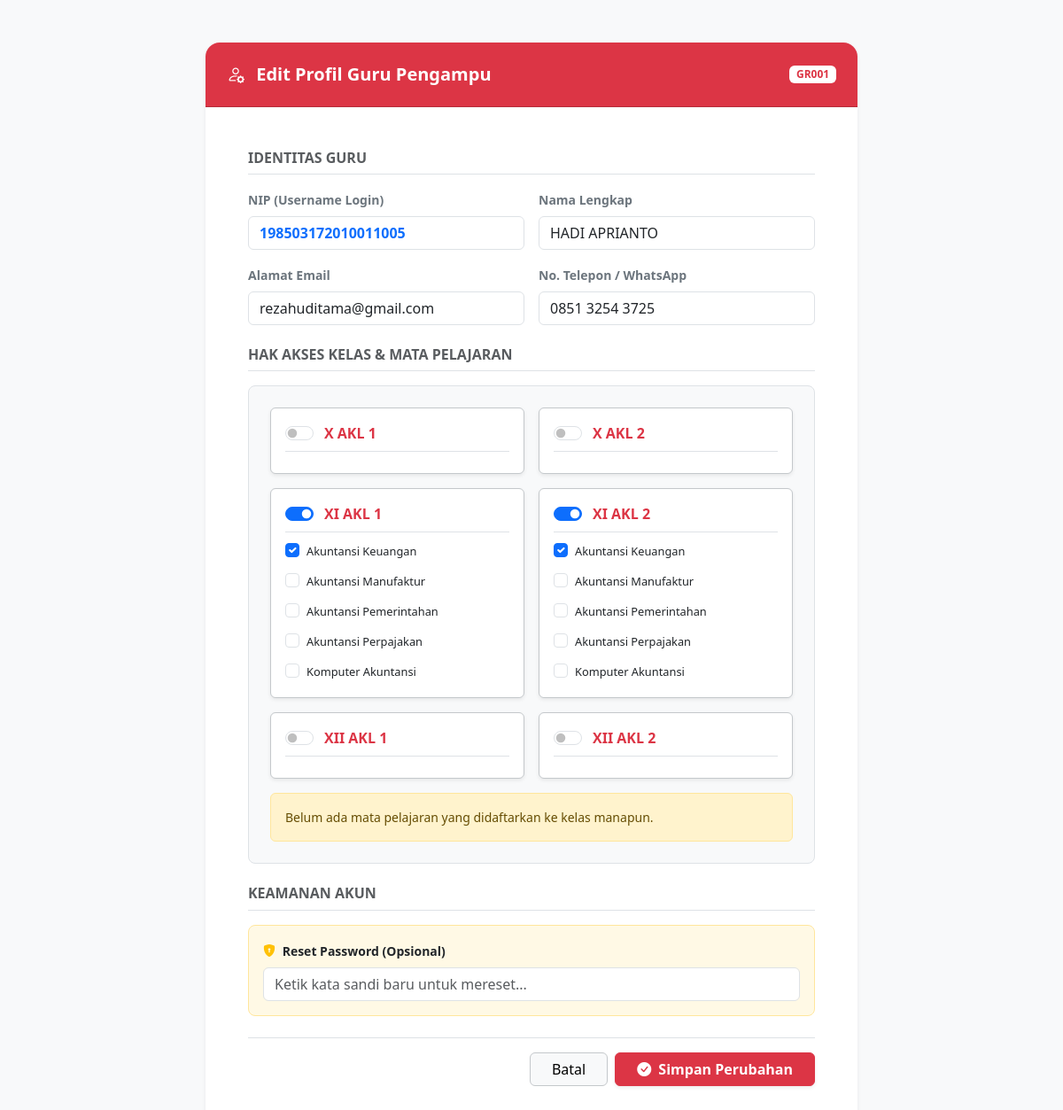
Screenshot of /admin/editGuru.php?id=GR001 (signed in) with the database file from the repository.
### tables this page shows
CREATE TABLE `guru` (
  `IDGuru` char(5) NOT NULL,
  `IDUser` char(5) DEFAULT NULL,
  `NamaGuru` varchar(60) NOT NULL,
  `NIP_NUPTK` char(18) DEFAULT NULL,
  `Email` varchar(100) DEFAULT NULL,
  `NoTelp` varchar(20) DEFAULT NULL,
  `MataPelajaran` text
);

### admin/editGuru.php (the view, shortened to what this page needs)
<?php
require '../login/koneksi.php';
$id_guru = mysqli_real_escape_string($koneksi, $_GET['id']);
$query = mysqli_query($koneksi, "SELECT g.*, u.Username FROM guru g JOIN users u ON g.IDUser = u.IDUser WHERE g.IDGuru = '$id_guru'");
$data = mysqli_fetch_assoc($query);
$mapel_guru_terpilih = json_decode($data['MataPelajaran'], true);
?>
<!DOCTYPE html>
<html lang="id">
<head>
    <link href="https://cdn.jsdelivr.net/npm/bootstrap@5.3.0/dist/css/bootstrap.min.css" rel="stylesheet">
    <link rel="stylesheet" href="https://cdn.jsdelivr.net/npm/bootstrap-icons@1.10.5/font/bootstrap-icons.css">
</head>
<body class="bg-light py-5">
    <div class="container">
        <div class="row justify-content-center">
            <div class="col-lg-8">
                <div class="card border-0 shadow-sm rounded-4 overflow-hidden">
                    <div class="card-header bg-danger text-white p-4 d-flex justify-content-between align-items-center">
                        <h5 class="card-title mb-0 fw-bold"><i class="bi bi-person-gear me-2"></i> Edit Profil Guru Pengampu</h5>
                        <span class="badge bg-white text-danger"><?= htmlspecialchars($id_guru) ?></span>
                    </div>
                    <div class="card-body p-4 p-md-5">
                        <form action="" method="POST">
                            <h6 class="fw-bold text-muted mb-3 pb-2 border-bottom">IDENTITAS GURU</h6>
                            <div class="row g-3 mb-4">
                                <div class="col-md-6">
                                    <label class="form-label small fw-bold text-secondary">NIP (Username Login)</label>
                                    <input type="text" name="nip_guru" class="form-control fw-semibold text-primary" value="<?= isset($data['NIP_NUPTK']) ? htmlspecialchars($data['NIP_NUPTK']) : '' ?>" required>
                                </div>
                                <div class="col-md-6">
                                    <label class="form-label small fw-bold text-secondary">Nama Lengkap</label>
                                    <input type="text" name="nama_guru" class="form-control" value="<?= htmlspecialchars($data['NamaGuru']) ?>" required>
                                </div>
                                <div class="col-md-6">
                                    <label class="form-label small fw-bold text-secondary">Alamat Email</label>
                                    <input type="email" name="email" class="form-control" value="<?= isset($data['Email']) ? htmlspecialchars($data['Email']) : '' ?>">
                                </div>
                                <div class="col-md-6">
                                    <label class="form-label small fw-bold text-secondary">No. Telepon / WhatsApp</label>
                                    <input type="text" name="no_telp" class="form-control" value="<?= isset($data['NoTelp']) ? htmlspecialchars($data['NoTelp']) : '' ?>">
                                </div>
                            </div>
                            <h6 class="fw-bold text-muted mb-3 pb-2 border-bottom">HAK AKSES KELAS & MATA PELAJARAN</h6>
                            <div class="p-4 bg-light border rounded-3 mb-4">
                                <div class="row g-3 align-items-start">
                                <?php
                                    $kelas_list = ['X AKL 1', 'X AKL 2', 'XI AKL 1', 'XI AKL 2', 'XII AKL 1', 'XII AKL 2'];
                                    $ada_mapel_aktif = false;
                                    foreach($kelas_list as $kelas):
                                        $id_safe = preg_replace('/[^a-zA-Z0-9]/', '', $kelas);
                                        $is_kelas_checked = isset($mapel_guru_terpilih[$kelas]) ? 'checked' : '';
                                        $box_display = isset($mapel_guru_terpilih[$kelas]) ? '' : 'd-none';
                                        $q_mapel_db = mysqli_query($koneksi, "SELECT DISTINCT NamaMapel FROM mapel WHERE Kelas LIKE '%\"$kelas\"%' ORDER BY NamaMapel ASC");
                                    ?>
                                    <div class="col-md-6">
                                        <div class="card border border-secondary-subtle shadow-sm h-100">
                                            <div class="card-body p-3">
                                                <div class="form-check form-switch border-bottom pb-2 mb-2">
                                                    <input class="form-check-input switch-kelas" type="checkbox" name="kelas_diampu[]" value="<?= $kelas ?>" id="switch_<?= $id_safe ?>" <?= $is_kelas_checked ?> onchange="toggleMapel('<?= $id_safe ?>')">
                                                    <label class="form-check-label fw-bold text-danger ms-1" style="cursor:pointer;" for="switch_<?= $id_safe ?>"><?= $kelas ?></label>
                                                </div>
                                                <div class="mapel-box <?= $box_display ?>" id="box_<?= $id_safe ?>">
                                                    <div class="row g-2">
                                                        <?php
                                                        $m_index = 0;
                                                        while($row_m = mysqli_fetch_assoc($q_mapel_db)):
                                                            $mapel = $row_m['NamaMapel'];
                                                            $is_mapel_checked = (isset($mapel_guru_terpilih[$kelas]) && in_array($mapel, $mapel_guru_terpilih[$kelas])) ? 'checked' : '';
                                                        ?>
                                                        <div class="col-12">
                                                            <div class="form-check">
                                                                <input class="form-check-input" type="checkbox" name="mapel_diampu[<?= $kelas ?>][]" value="<?= htmlspecialchars($mapel) ?>" id="mapel_<?= $id_safe ?>_<?= $m_index ?>" <?= $is_mapel_checked ?>>
                                                                <label class="form-check-label small text-dark" style="cursor:pointer; font-size:0.8rem;" for="mapel_<?= $id_safe ?>_<?= $m_index ?>"><?= htmlspecialchars($mapel) ?></label>
                                                            </div>
                                                        </div>
                                                        <?php
                                                        $m_index++;
                                                        endwhile;
                                                        ?>
                                                    </div>
                                                </div>
                                            </div>
                                        </div>
                                    </div>
                                    <?php
                                    endforeach;
                                    if(!$ada_mapel_aktif):
                                    ?>
                                        <div class="col-12"><div class="alert alert-warning small mb-0">Belum ada mata pelajaran yang didaftarkan ke kelas manapun.</div></div>
                                    <?php endif; ?>
                                </div>
                            </div>
                            <h6 class="fw-bold text-muted mb-3 pb-2 border-bottom">KEAMANAN AKUN</h6>
                            <div class="p-3 bg-warning bg-opacity-10 rounded-3 border border-warning-subtle mb-4">
                                <label class="form-label small fw-bold text-dark mb-2"><i class="bi bi-shield-lock-fill me-1 text-warning"></i> Reset Password (Opsional)</label>
                                <input type="text" name="password_baru" class="form-control bg-white" placeholder="Ketik kata sandi baru untuk mereset...">
                            </div>
                            <div class="d-flex justify-content-end gap-2 pt-3 border-top">
                                <a href="daftarGuru.php" class="btn btn-light px-4 border border-secondary-subtle">Batal</a>
                                <button type="submit" class="btn btn-danger px-4 fw-bold shadow-sm">
                                    <i class="bi bi-check-circle-fill me-1"></i> Simpan Perubahan
                                </button>
                            </div>
                        </form>
                    </div>
                </div>
            </div>
        </div>
    </div>
</body>
</html>

### admin/editGuru.php (style rules this page uses)
body { background-color: #f8f9fa; }
.mapel-box { transition: all 0.3s ease-in-out; }

### rows the page displays
guru: nip_guru "198503172010011005", nama_guru "HADI APRIANTO", email "rezahuditama@gmail.com", no_telp "0851 3254 3725"

### other values shown
$id_guru "GR001"
$kelas "X AKL 1"
$kelas "X AKL 2"
$kelas "XI AKL 1"
$mapel "Akuntansi Keuangan"
$mapel "Akuntansi Manufaktur"
$mapel "Akuntansi Pemerintahan"
$mapel "Akuntansi Perpajakan"
$mapel "Komputer Akuntansi"
$kelas "XI AKL 2"
$kelas "XII AKL 1"
$kelas "XII AKL 2"
